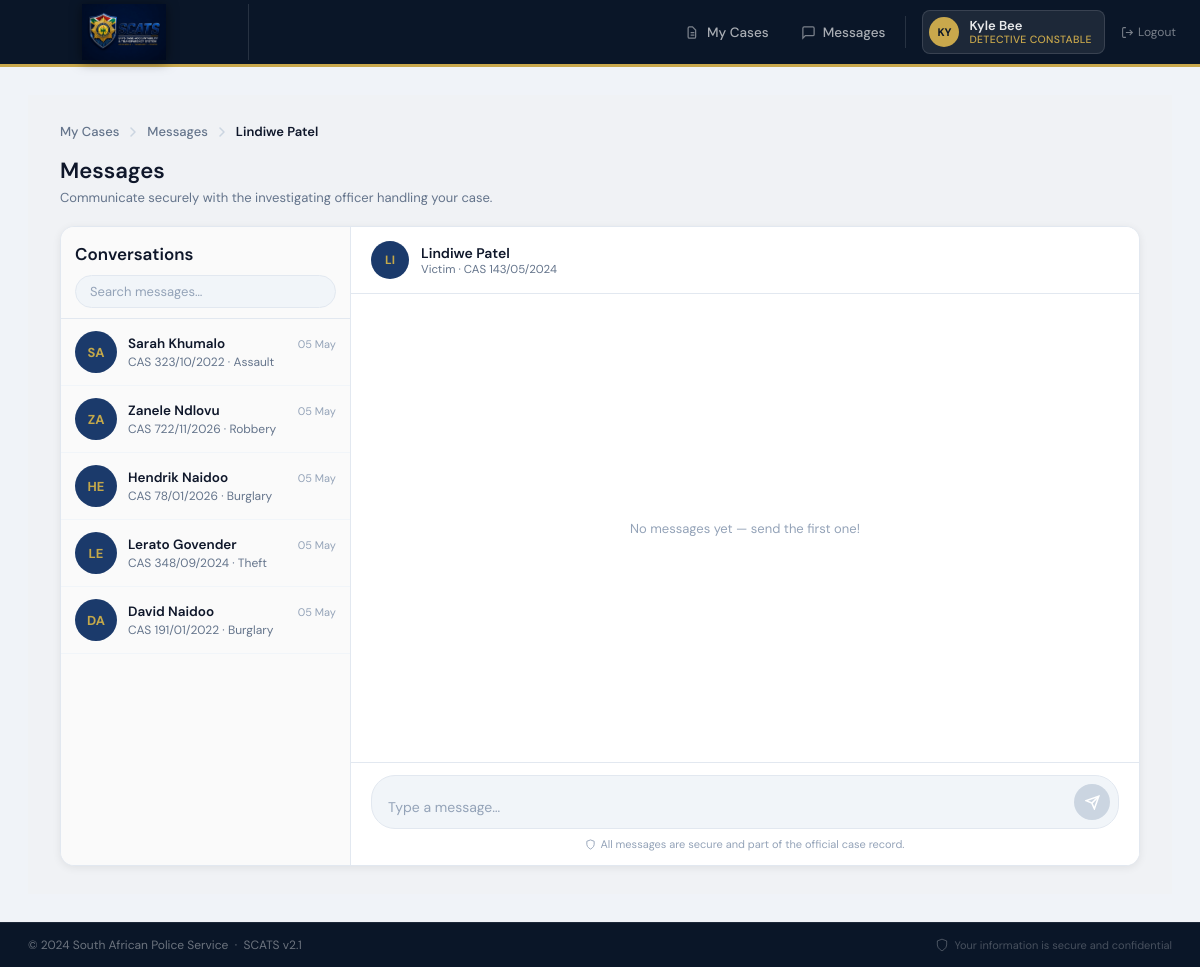
Page /messages/2/ (signed in) on the committed database.
### Detective/models.py (models this page shows, shortened)
class Detective(models.Model):
    user = models.OneToOneField(User, on_delete=models.CASCADE)
    personnel_number = models.CharField(max_length=50, unique=True)
    rank = models.CharField(max_length=50, default="Detective")

class Case(models.Model):
    cas_number = models.CharField(max_length=50)
    crime_category = models.CharField(max_length=100)
    status = models.CharField(max_length=50)
    victim_name = models.CharField(max_length=255, null=True, blank=True)
    assigned_to = models.ForeignKey(
        User,
        on_delete=models.CASCADE,
        related_name="assigned_cases",
    )
    created_by = models.ForeignKey(
        User,
        on_delete=models.SET_NULL,
        null=True,
        blank=True,
        related_name="created_cases",
    )
    created_at = models.DateTimeField(auto_now_add=True)
    updated_at = models.DateTimeField(auto_now=True)
    closure_reason = models.CharField(max_length=255, null=True, blank=True)
    closure_summary = models.TextField(null=True, blank=True)

### Detective/views.py (the view, shortened to what this page needs)
# urls.py: path('messages/', views.messages_view, name='messages'),
@login_required
def messages_view(request, pk=None):
    cases = Case.objects.filter(assigned_to=request.user)
    selected_case = None
    messages = None
    if pk:
        selected_case = get_object_or_404(Case, pk=pk)
        messages = selected_case.messages.all().order_by("created_at")
    return render(request, "cases/messages.html", {
        "cases": cases,
        "selected_case": selected_case,
        "messages": messages,
    })

### templates/cases/messages.html (shortened to what this page needs)
{% extends "base.html" %}
{% block content %}
<div class="messages-wrapper">
  <nav style="display:flex;align-items:center;gap:8px;font-size:13px;margin-bottom:16px;flex-wrap:wrap;">
    <a href="{% url 'my_cases' %}" style="color:#64748b;text-decoration:none;font-weight:500;">My Cases</a>
    <svg width="12" height="12" fill="none" viewBox="0 0 12 12" stroke="currentColor" stroke-width="1.5" stroke-linecap="round" stroke-linejoin="round" style="color:#cbd5e1;flex-shrink:0;"><path d="M4 2l4 4-4 4"/></svg>
    {% if selected_case %}
      <a href="{% url 'messages' %}" style="color:#64748b;text-decoration:none;font-weight:500;">Messages</a>
      <svg width="12" height="12" fill="none" viewBox="0 0 12 12" stroke="currentColor" stroke-width="1.5" stroke-linecap="round" stroke-linejoin="round" style="color:#cbd5e1;flex-shrink:0;"><path d="M4 2l4 4-4 4"/></svg>
      <span style="color:#0f172a;font-weight:600;">
        {% if selected_case.assigned_officer %}
          {{ selected_case.assigned_officer.get_full_name }}
        {% elif selected_case.victim_name %}
          {{ selected_case.victim_name }}
        {% else %}
          {{ selected_case.cas_number }}
        {% endif %}
      </span>
    {% else %}
      <span style="color:#0f172a;font-weight:600;">Messages</span>
    {% endif %}
  </nav>
  <h1 class="page-title">Messages</h1>
  <p class="page-subtitle">Communicate securely with the investigating officer handling your case.</p>
  <div class="messages-layout">
    <div class="inbox-sidebar">
      <div class="inbox-top">
        <h2>Conversations</h2>
        <div class="search-row">
          <input type="text" id="searchInput" placeholder="Search messages…" />
        </div>
      </div>
      <div class="inbox-list" id="inboxList">
        {% for case in cases %}
          <a href="{% url 'messages_case' case.id %}" class="convo-item {% if selected_case and selected_case.id == case.id %}active{% endif %}">
            <div class="convo-avatar">
              {% if case.assigned_officer %}
                {{ case.assigned_officer.get_full_name|slice:":2"|upper }}
              {% elif case.victim_name %}
                {{ case.victim_name|slice:":2"|upper }}
              {% else %}
                ??
              {% endif %}
            </div>
            <div class="convo-info">
              <div class="convo-name-row">
                <span class="convo-name">
                  {% if case.assigned_officer %}
                    {{ case.assigned_officer.get_full_name }}
                  {% elif case.victim_name %}
                    {{ case.victim_name }}
                  {% else %}
                    Unknown Victim
                  {% endif %}
                </span>
                <span class="convo-time">{{ case.updated_at|date:"d M" }}</span>
              </div>
              <div class="convo-preview">{{ case.cas_number }} &middot; {{ case.crime_category }}</div>
            </div>
          </a>
        {% empty %}
          <div style="padding:24px;text-align:center;color:#94a3b8;font-size:13px;">No conversations yet</div>
        {% endfor %}
      </div>
    </div>
    <div class="chat-panel">
      {% if selected_case %}
        <div class="chat-header">
          <div class="chat-avatar">
            {% if selected_case.assigned_officer %}
              {{ selected_case.assigned_officer.get_full_name|slice:":2"|upper }}
            {% elif selected_case.victim_name %}
              {{ selected_case.victim_name|slice:":2"|upper }}
            {% else %}
              ??
            {% endif %}
          </div>
          <div class="chat-name-block">
            <div class="name">
              {% if selected_case.assigned_officer %}
                {{ selected_case.assigned_officer.get_full_name }}
              {% elif selected_case.victim_name %}
                {{ selected_case.victim_name }}
              {% else %}
                Unknown Victim
              {% endif %}
            </div>
            <div class="role">
              {% if selected_case.assigned_officer %}
                Investigating Officer
              {% else %}
                Victim
              {% endif %}
              &middot; {{ selected_case.cas_number }}
            </div>
          </div>
        </div>
        <div class="chat-body" id="chatBody">
          {% if messages %}
            {% for message in messages %}
              {% if message.sender == request.user %}
                <div class="msg-group sent">
                  <div class="msg-row sent"><div class="bubble">{{ message.content }}</div></div>
                  <div class="msg-time">{{ message.created_at|date:"d M, H:i" }} <span class="tick">✓✓</span></div>
                </div>
              {% else %}
                <div class="msg-group received">
                  <div class="msg-row received">
                    <div class="msg-avatar-sm">{{ message.sender.get_full_name|slice:":2"|upper }}</div>
                    <div class="bubble">{{ message.content }}</div>
                  </div>
                  <div class="msg-time">{{ message.created_at|date:"d M, H:i" }}</div>
                </div>
              {% endif %}
            {% endfor %}
          {% else %}
            <div style="text-align:center;color:#94a3b8;font-size:13px;margin:auto;">No messages yet — send the first one!</div>
          {% endif %}
        </div>
        <div class="chat-footer">
          <form id="msgForm" method="POST" action="">
            <div class="input-wrapper">
              <textarea id="messageInput" name="content" rows="1" placeholder="Type a message…"></textarea>
              <button type="submit" class="send-btn" id="sendBtn" disabled>
                <svg width="15" height="15" fill="none" viewBox="0 0 24 24" stroke="currentColor" stroke-width="2.5">
                  <line x1="22" y1="2" x2="11" y2="13"/>
                  <polygon points="22 2 15 22 11 13 2 9 22 2"/>
                </svg>
              </button>
            </div>
          </form>
          <div class="secure-notice">
            <svg width="11" height="11" fill="none" viewBox="0 0 24 24" stroke="currentColor" stroke-width="2"><path d="M12 22s8-4 8-10V5l-8-3-8 3v7c0 6 8 10 8 10z"/></svg>
            All messages are secure and part of the official case record.
          </div>
        </div>
      {% endif %}
    </div>
  </div>
</div>
{% endblock %}

### templates/base.html (shortened to what this page needs)
{% load static %}
<!doctype html>
<html lang="en">
  <head>
  </head>
  <body>
    <header class="site-header">
      <div class="header-inner">
        <a href="#" class="logo-block">
          <img
            src="{% static 'images/scats_logo.jpeg' %}"
            alt="SCATS Logo"
            class="logo-img"
          />
        </a>
        <nav class="primary-nav">
          <a
            href="{% url 'my_cases' %}"
            class="nav-item{% if request.resolver_match.url_name == 'my_cases' %} active{% endif %}"
          >
            <svg width="15" height="15" fill="none" stroke="currentColor" stroke-width="2" viewBox="0 0 24 24">
              <path d="M9 12h6M9 16h6M17 21H7a2 2 0 01-2-2V5a2 2 0 012-2h5l5 5v11a2 2 0 01-2 2z"/>
            </svg>
            My Cases
          </a>
          <a
            href="{% url 'messages' %}"
            class="nav-item{% if request.resolver_match.url_name == 'messages' %} active{% endif %}"
          >
            <svg width="15" height="15" fill="none" stroke="currentColor" stroke-width="2" viewBox="0 0 24 24">
              <path d="M21 15a2 2 0 01-2 2H7l-4 4V5a2 2 0 012-2h14a2 2 0 012 2z"/>
            </svg>
            Messages
          </a>
        </nav>
        <div class="header-right">
          <div class="user-pill">
            <div class="user-avatar">
              {{ request.user.get_full_name|slice:":2"|upper|default:"U" }}
            </div>
            <div class="user-info">
              <span class="user-name">{{ request.user.get_full_name|default:"User" }}</span>
              {% if request.user.detective %}
                <span class="user-rank">{{ request.user.detective.rank }}</span>
              {% endif %}
            </div>
          </div>
          <form method="post" action="{% url 'logout' %}" style="display:inline; margin:0">
            <button
              type="submit"
              class="logout-link"
              style="background:none; border:none; cursor:pointer; font-family:'DM Sans',sans-serif; padding:0"
            >
              <svg width="13" height="13" fill="none" stroke="currentColor" stroke-width="2" viewBox="0 0 24 24">
                <path d="M9 21H5a2 2 0 01-2-2V5a2 2 0 012-2h4M16 17l5-5-5-5M21 12H9"/>
              </svg>
              Logout
            </button>
          </form>
        </div>
      </div>
    </header>
    <main class="page-wrapper">
      <div class="content-area">{% block content %}{% endblock %}</div>
    </main>
    <footer class="site-footer">
      <span class="footer-left">
        &copy; 2024 South African Police Service &nbsp;·&nbsp; SCATS v2.1
      </span>
      <div class="footer-right">
        <svg class="footer-shield" fill="none" stroke="currentColor" stroke-width="1.5" viewBox="0 0 24 24">
          <path d="M12 22s8-4 8-10V5l-8-3-8 3v7c0 6 8 10 8 10z"/>
        </svg>
        Your information is secure and confidential
      </div>
    </footer>
  </body>
</html>

### templates/base.html (style rules this page uses)
*, *::before, *::after { box-sizing: border-box; margin: 0; padding: 0; }
:root { --navy: #0a1628; --navy-mid: #0f2040; --navy-light: #1a3560; --gold: #c9a84c; --gold-light: #e8c76a; --sky: #2563b8; --sky-light: #3b7dd8; --bg: #f0f3f8; --surface: #ffffff; --border: #dde3ef; --text-main: #0a1628; --text-muted: #6b7a99; --text-light: #9aa3bb; --green: #166534; --green-bg: #dcfce7; --red: #991b1b; --red-bg: #fee2e2; --amber: #92400e; --amber-bg: #fef3c7; --blue: #1d4ed8; --blue-bg: #dbeafe; --radius: 8px; --radius-lg: 12px; --shadow-sm: 0 1px 3px rgba(10, 22, 40, 0.08), 0 1px 2px rgba(10, 22, 40, 0.06); --shadow: 0 4px 12px rgba(10, 22, 40, 0.1), 0 2px 6px rgba(10, 22, 40, 0.06); }
body { font-family: "DM Sans", sans-serif; background-color: var(--bg); color: var(--text-main); min-height: 100vh; display: flex; flex-direction: column; }
.site-header { background: var(--navy); border-bottom: 3px solid var(--gold); position: sticky; top: 0; z-index: 100; }
.header-inner { display: flex; align-items: center; gap: 0; height: 64px; padding: 0 24px; }
.logo-block { display: flex; align-items: center; padding-right: 24px; border-right: 1px solid rgba(255, 255, 255, 0.12); text-decoration: none; flex-shrink: 0; }
.logo-img { width: 200px; height: 56px; object-fit: contain; flex-shrink: 0; filter: drop-shadow(0 2px 6px rgba(0,0,0,0.5)); }
.primary-nav { display: flex; align-items: stretch; gap: 0; height: 100%; }
.nav-item { display: flex; align-items: center; gap: 7px; padding: 0 16px; color: rgba(255, 255, 255, 0.65); text-decoration: none; font-size: 13.5px; font-weight: 500; border-bottom: 3px solid transparent; margin-bottom: -3px; transition: color 0.15s, border-color 0.15s, background 0.15s; white-space: nowrap; }
.nav-item svg { flex-shrink: 0; opacity: 0.7; transition: opacity 0.15s; }
.header-right { display: flex; align-items: center; gap: 16px; padding-left: 12px; margin-left: auto; flex-shrink: 0; }
.user-pill { display: flex; align-items: center; gap: 10px; background: rgba(255, 255, 255, 0.08); border: 1px solid rgba(255, 255, 255, 0.12); border-radius: 8px; padding: 6px 12px 6px 6px; cursor: pointer; transition: background 0.15s; text-decoration: none; }
.user-avatar { width: 30px; height: 30px; border-radius: 50%; background: var(--gold); color: var(--navy); font-size: 11px; font-weight: 700; display: flex; align-items: center; justify-content: center; flex-shrink: 0; }
.user-info { display: flex; flex-direction: column; line-height: 1.2; }
.user-name { font-size: 13px; font-weight: 600; color: rgba(255, 255, 255, 0.9); }
.user-rank { font-size: 10.5px; font-weight: 500; color: var(--gold); letter-spacing: 0.3px; text-transform: uppercase; }
.logout-link { font-size: 12px; color: rgba(255, 255, 255, 0.45); text-decoration: none; display: flex; align-items: center; gap: 4px; transition: color 0.15s; }
.page-wrapper { flex: 1; display: flex; flex-direction: column; }
.content-area { flex: 1; padding: 28px 28px; max-width: 1400px; width: 100%; margin: 0 auto; }
.site-footer { background: var(--navy); border-top: 1px solid rgba(255, 255, 255, 0.08); padding: 14px 28px; display: flex; align-items: center; justify-content: space-between; }
.footer-left { font-size: 12px; color: rgba(255, 255, 255, 0.4); }
.footer-right { display: flex; align-items: center; gap: 6px; font-size: 11px; color: rgba(255, 255, 255, 0.25); }
.footer-shield { width: 14px; height: 14px; color: rgba(255, 255, 255, 0.3); }

### rows in the picture
Case: victim_name "Lindiwe Patel", victim_name "LI", cas_number "CAS 143/05/2024"
Case: victim_name "SA", victim_name "Sarah Khumalo", updated_at "05 May", cas_number "CAS 323/10/2022", crime_category "Assault"
Case: victim_name "ZA", victim_name "Zanele Ndlovu", updated_at "05 May", cas_number "CAS 722/11/2026", crime_category "Robbery"
Case: victim_name "HE", victim_name "Hendrik Naidoo", updated_at "05 May", cas_number "CAS 78/01/2026", crime_category "Burglary"
Case: victim_name "LE", victim_name "Lerato Govender", updated_at "05 May", cas_number "CAS 348/09/2024", crime_category "Theft"
Case: victim_name "DA", victim_name "David Naidoo", updated_at "05 May", cas_number "CAS 191/01/2022", crime_category "Burglary"

### other values in the picture
{{ request.user.get_full_name|slice:":2"|upper|default:"U" }} "KY"
{{ request.user.get_full_name|default:"User" }} "Kyle Bee"
{{ request.user.detective.rank }} "DETECTIVE CONSTABLE"
